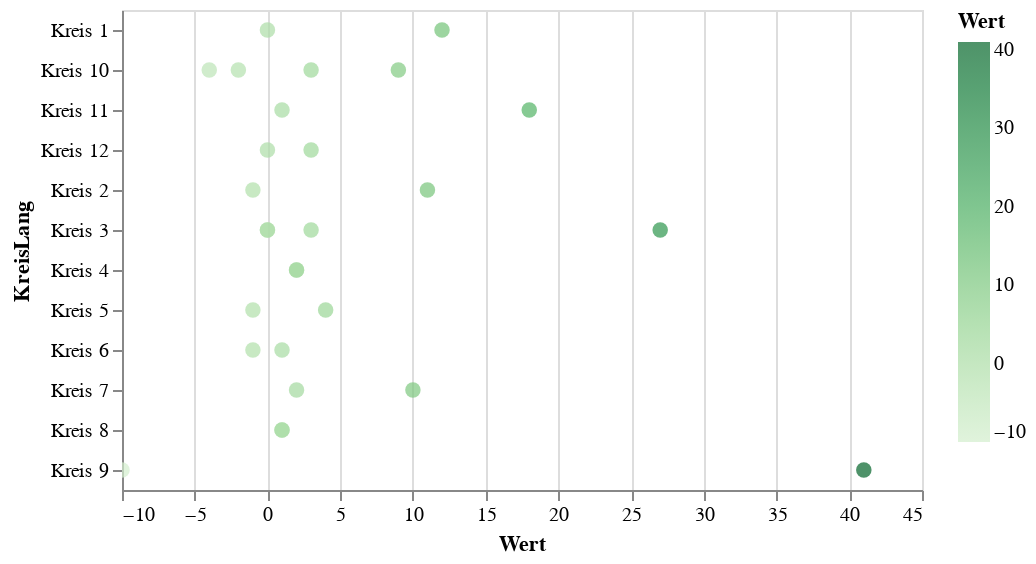

The code cell stored with this chart in its notebook:
### Code cell
alt.Chart(mySelection).mark_circle(size=60).encode(
    x='Wert',
    y='KreisLang',
    #color='AnzWhg',
    #color=alt.Color('EigentumsartLang', scale=alt.Scale(scheme='dark2')),
    color=alt.Color('Wert', scale=alt.Scale(scheme='greens')),
    tooltip=['Jahr', 'KreisCd', 'KreisLang', 'EigentumsartCd', 'EigentumsartLang', 'Wohnungsgroesse']
).interactive() # this makes the axes interactive: now you can zoom & pan

### Figure 1 — Vega-Lite specification as saved in the notebook (floating-point values rounded to 4 significant figures)
{"config": {"view": {"continuousWidth": 400, "continuousHeight": 300}}, "data": {"name": "data-24f682f3865d4d0c1292bff1268ad997"}, "mark": {"type": "circle", "size": 60}, "encoding": {"color": {"type": "quantitative", "field": "Wert", "scale": {"scheme": "greens"}}, "tooltip": [{"type": "temporal", "field": "Jahr"}, {"type": "quantitative", "field": "KreisCd"}, {"type": "nominal", "field": "KreisLang"}, {"type": "quantitative", "field": "EigentumsartCd"}, {"type": "nominal", "field": "EigentumsartLang"}, {"type": "nominal", "field": "Wohnungsgroesse"}], "x": {"type": "quantitative", "field": "Wert"}, "y": {"type": "nominal", "field": "KreisLang"}}, "selection": {"selector017": {"type": "interval", "bind": "scales", "encodings": ["x", "y"]}}, "$schema": "https://vega.github.io/schema/vega-lite/v4.8.1.json", "datasets": {"data-24f682f3865d4d0c1292bff1268ad997": [{"Jahr": "2020-01-01T00:00:00", "KreisCd": 1, "KreisLang": "Kreis 1", "EigentumsartCd": 4, "EigentumsartLang": "Natürliche Personen", "Wohnungsgroesse": "AnzGbdWhgStatZim1_3_saldo", "Wert": 12}, {"Jahr": "2020-01-01T00:00:00", "KreisCd": 1, "KreisLang": "Kreis 1", "EigentumsartCd": 4, "EigentumsartLang": "Natürliche Personen", "Wohnungsgroesse": "AnzGbdWhgStatZim4plus_saldo", "Wert": 0}, {"Jahr": "2020-01-01T00:00:00", "KreisCd": 10, "KreisLang": "Kreis 10", "EigentumsartCd": 2, "EigentumsartLang": "Wohnbaugenossenschaften", "Wohnungsgroesse": "AnzGbdWhgStatZim1_3_saldo", "Wert": -4}, {"Jahr": "2020-01-01T00:00:00", "KreisCd": 10, "KreisLang": "Kreis 10", "EigentumsartCd": 2, "EigentumsartLang": "Wohnbaugenossenschaften", "Wohnungsgroesse": "AnzGbdWhgStatZim4plus_saldo", "Wert": 3}, {"Jahr": "2020-01-01T00:00:00", "KreisCd": 10, "KreisLang": "Kreis 10", "EigentumsartCd": 4, "EigentumsartLang": "Natürliche Personen", "Wohnungsgroesse": "AnzGbdWhgStatZim1_3_saldo", "Wert": 9}, {"Jahr": "2020-01-01T00:00:00", "KreisCd": 10, "KreisLang": "Kreis 10", "EigentumsartCd": 4, "EigentumsartLang": "Natürliche Personen", "Wohnungsgroesse": "AnzGbdWhgStatZim4plus_saldo", "Wert": -2}, {"Jahr": "2020-01-01T00:00:00", "KreisCd": 11, "KreisLang": "Kreis 11", "EigentumsartCd": 4, "EigentumsartLang": "Natürliche Personen", "Wohnungsgroesse": "AnzGbdWhgStatZim1_3_saldo", "Wert": 18}, {"Jahr": "2020-01-01T00:00:00", "KreisCd": 11, "KreisLang": "Kreis 11", "EigentumsartCd": 4, "EigentumsartLang": "Natürliche Personen", "Wohnungsgroesse": "AnzGbdWhgStatZim4plus_saldo", "Wert": 1}, {"Jahr": "2020-01-01T00:00:00", "KreisCd": 12, "KreisLang": "Kreis 12", "EigentumsartCd": 4, "EigentumsartLang": "Natürliche Personen", "Wohnungsgroesse": "AnzGbdWhgStatZim1_3_saldo", "Wert": 3}, {"Jahr": "2020-01-01T00:00:00", "KreisCd": 12, "KreisLang": "Kreis 12", "EigentumsartCd": 4, "EigentumsartLang": "Natürliche Personen", "Wohnungsgroesse": "AnzGbdWhgStatZim4plus_saldo", "Wert": 0}, {"Jahr": "2020-01-01T00:00:00", "KreisCd": 2, "KreisLang": "Kreis 2", "EigentumsartCd": 4, "EigentumsartLang": "Natürliche Personen", "Wohnungsgroesse": "AnzGbdWhgStatZim1_3_saldo", "Wert": 11}, {"Jahr": "2020-01-01T00:00:00", "KreisCd": 2, "KreisLang": "Kreis 2", "EigentumsartCd": 4, "EigentumsartLang": "Natürliche Personen", "Wohnungsgroesse": "AnzGbdWhgStatZim4plus_saldo", "Wert": -1}, {"Jahr": "2020-01-01T00:00:00", "KreisCd": 3, "KreisLang": "Kreis 3", "EigentumsartCd": 2, "EigentumsartLang": "Wohnbaugenossenschaften", "Wohnungsgroesse": "AnzGbdWhgStatZim1_3_saldo", "Wert": 0}, {"Jahr": "2020-01-01T00:00:00", "KreisCd": 3, "KreisLang": "Kreis 3", "EigentumsartCd": 2, "EigentumsartLang": "Wohnbaugenossenschaften", "Wohnungsgroesse": "AnzGbdWhgStatZim4plus_saldo", "Wert": 0}, {"Jahr": "2020-01-01T00:00:00", "KreisCd": 3, "KreisLang": "Kreis 3", "EigentumsartCd": 4, "EigentumsartLang": "Natürliche Personen", "Wohnungsgroesse": "AnzGbdWhgStatZim1_3_saldo", "Wert": 27}, {"Jahr": "2020-01-01T00:00:00", "KreisCd": 3, "KreisLang": "Kreis 3", "EigentumsartCd": 4, "EigentumsartLang": "Natürliche Personen", "Wohnungsgroesse": "AnzGbdWhgStatZim4plus_saldo", "Wert": 3}, {"Jahr": "2020-01-01T00:00:00", "KreisCd": 4, "KreisLang": "Kreis 4", "EigentumsartCd": 4, "EigentumsartLang": "Natürliche Personen", "Wohnungsgroesse": "AnzGbdWhgStatZim1_3_saldo", "Wert": 2}, {"Jahr": "2020-01-01T00:00:00", "KreisCd": 4, "KreisLang": "Kreis 4", "EigentumsartCd": 4, "EigentumsartLang": "Natürliche Personen", "Wohnungsgroesse": "AnzGbdWhgStatZim4plus_saldo", "Wert": 2}, {"Jahr": "2020-01-01T00:00:00", "KreisCd": 5, "KreisLang": "Kreis 5", "EigentumsartCd": 4, "EigentumsartLang": "Natürliche Personen", "Wohnungsgroesse": "AnzGbdWhgStatZim1_3_saldo", "Wert": 4}, {"Jahr": "2020-01-01T00:00:00", "KreisCd": 5, "KreisLang": "Kreis 5", "EigentumsartCd": 4, "EigentumsartLang": "Natürliche Personen", "Wohnungsgroesse": "AnzGbdWhgStatZim4plus_saldo", "Wert": -1}, {"Jahr": "2020-01-01T00:00:00", "KreisCd": 6, "KreisLang": "Kreis 6", "EigentumsartCd": 4, "EigentumsartLang": "Natürliche Personen", "Wohnungsgroesse": "AnzGbdWhgStatZim1_3_saldo", "Wert": -1}, {"Jahr": "2020-01-01T00:00:00", "KreisCd": 6, "KreisLang": "Kreis 6", "EigentumsartCd": 4, "EigentumsartLang": "Natürliche Personen", "Wohnungsgroesse": "AnzGbdWhgStatZim4plus_saldo", "Wert": 1}, {"Jahr": "2020-01-01T00:00:00", "KreisCd": 7, "KreisLang": "Kreis 7", "EigentumsartCd": 4, "EigentumsartLang": "Natürliche Personen", "Wohnungsgroesse": "AnzGbdWhgStatZim1_3_saldo", "Wert": 10}, {"Jahr": "2020-01-01T00:00:00", "KreisCd": 7, "KreisLang": "Kreis 7", "EigentumsartCd": 4, "EigentumsartLang": "Natürliche Personen", "Wohnungsgroesse": "AnzGbdWhgStatZim4plus_saldo", "Wert": 2}, {"Jahr": "2020-01-01T00:00:00", "KreisCd": 8, "KreisLang": "Kreis 8", "EigentumsartCd": 4, "EigentumsartLang": "Natürliche Personen", "Wohnungsgroesse": "AnzGbdWhgStatZim1_3_saldo", "Wert": 1}, {"Jahr": "2020-01-01T00:00:00", "KreisCd": 8, "KreisLang": "Kreis 8", "EigentumsartCd": 4, "EigentumsartLang": "Natürliche Personen", "Wohnungsgroesse": "AnzGbdWhgStatZim4plus_saldo", "Wert": 1}, {"Jahr": "2020-01-01T00:00:00", "KreisCd": 9, "KreisLang": "Kreis 9", "EigentumsartCd": 4, "EigentumsartLang": "Natürliche Personen", "Wohnungsgroesse": "AnzGbdWhgStatZim1_3_saldo", "Wert": 41}, {"Jahr": "2020-01-01T00:00:00", "KreisCd": 9, "KreisLang": "Kreis 9", "EigentumsartCd": 4, "EigentumsartLang": "Natürliche Personen", "Wohnungsgroesse": "AnzGbdWhgStatZim4plus_saldo", "Wert": -10}]}}
